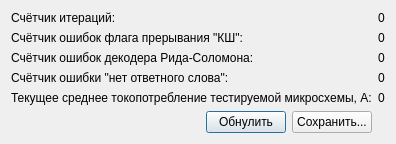
<?xml version="1.0" encoding="UTF-8"?>
<ui version="4.0">
 <class>SpelsamperageTestErr</class>
 <widget class="QDialog" name="SpelsamperageTestErr">
  <property name="geometry">
   <rect>
    <x>0</x>
    <y>0</y>
    <width>363</width>
    <height>138</height>
   </rect>
  </property>
  <property name="windowTitle">
   <string>Тест на функционирование. Статистика ошибок.</string>
  </property>
  <property name="windowIcon">
   <iconset resource="../tgca/tgca.qrc">
    <normaloff>:/pictogram/memory.png</normaloff>:/pictogram/memory.png</iconset>
  </property>
  <layout class="QGridLayout" name="gridLayout">
   <item row="3" column="0">
    <widget class="QLabel" name="label_4">
     <property name="text">
      <string>Счётчик ошибки &quot;нет ответного слова&quot;:</string>
     </property>
    </widget>
   </item>
   <item row="1" column="1">
    <widget class="QLabel" name="counter_rt_bc_err">
     <property name="text">
      <string>0</string>
     </property>
    </widget>
   </item>
   <item row="2" column="1">
    <widget class="QLabel" name="counter_rid_solomon">
     <property name="text">
      <string>0</string>
     </property>
    </widget>
   </item>
   <item row="0" column="0">
    <widget class="QLabel" name="label">
     <property name="text">
      <string>Счётчик итераций:</string>
     </property>
    </widget>
   </item>
   <item row="2" column="0">
    <widget class="QLabel" name="label_2">
     <property name="text">
      <string>Счётчик ошибок декодера Рида-Соломона:</string>
     </property>
    </widget>
   </item>
   <item row="3" column="1">
    <widget class="QLabel" name="counter_no_aw">
     <property name="text">
      <string>0</string>
     </property>
    </widget>
   </item>
   <item row="0" column="1">
    <widget class="QLabel" name="counter_iter">
     <property name="text">
      <string>0</string>
     </property>
    </widget>
   </item>
   <item row="1" column="0">
    <widget class="QLabel" name="label_3">
     <property name="text">
      <string>Счётчик ошибок флага прерывания &quot;КШ&quot;:</string>
     </property>
    </widget>
   </item>
   <item row="5" column="0">
    <layout class="QHBoxLayout" name="horizontalLayout">
     <item>
      <spacer name="horizontalSpacer">
       <property name="orientation">
        <enum>Qt::Horizontal</enum>
       </property>
       <property name="sizeHint" stdset="0">
        <size>
         <width>40</width>
         <height>20</height>
        </size>
       </property>
      </spacer>
     </item>
     <item>
      <widget class="QPushButton" name="toZero">
       <property name="text">
        <string>Обнулить</string>
       </property>
      </widget>
     </item>
     <item>
      <widget class="QPushButton" name="save">
       <property name="text">
        <string>Сохранить...</string>
       </property>
      </widget>
     </item>
    </layout>
   </item>
   <item row="4" column="0">
    <widget class="QLabel" name="label_5">
     <property name="text">
      <string>Текущее среднее токопотребление тестируемой микросхемы, А:</string>
     </property>
    </widget>
   </item>
   <item row="4" column="1">
    <widget class="QLabel" name="amper">
     <property name="lineWidth">
      <number>10</number>
     </property>
     <property name="text">
      <string>0</string>
     </property>
     <property name="scaledContents">
      <bool>true</bool>
     </property>
    </widget>
   </item>
  </layout>
 </widget>
 <resources>
  <include location="../tgca/tgca.qrc"/>
 </resources>
 <connections/>
</ui>
